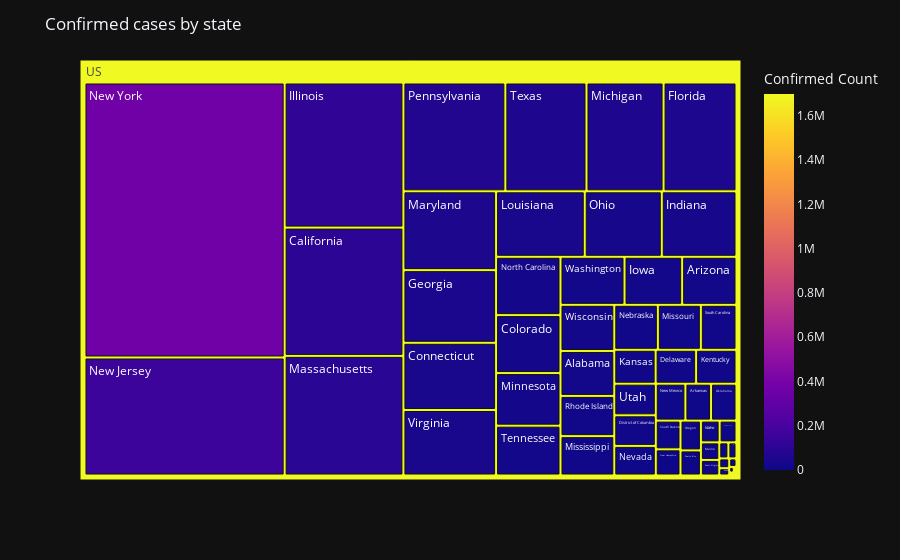

Notebook code for this chart:
### Code cell
fig = go.Figure()
fig = px.treemap(grouped_states_total, path=['Country','Province_State'], 
                 values='Confirmed Count', color='Confirmed Count', color_continuous_scale='Plasma')
fig.update_layout(template='plotly_dark', title='Confirmed cases by state')
fig.show()

### Figure 1 — Plotly figure (JSON) as saved in the notebook; plotly's stock layout.template omitted (floating-point values rounded to 4 significant figures)
{"data": [{"branchvalues": "total", "customdata": [[16032], [411], [0], [17318], [6277], [101050], [24754], [41288], [9096], [49], [8406], [52634], [44638], [103], [170], [644], [2699], [114306], [32437], [18369], [9291], [9077], [38497], [2137], [48423], [94220], [55608], [22464], [14044], [12816], [481], [12984], [8150], [4286], [156628], [7252], [364965], [24916], [2439], [22], [33439], [6229], [4038], [73557], [3397], [14353], [10623], [4710], [21285], [58542], [8706], [971], [69], [40249], [20406], [1899], [16462], [860], [1699176]], "domain": {"x": [0, 1], "y": [0, 1]}, "hoverlabel": {"namelength": 0}, "hovertemplate": "Confirmed Count=%{color}<br>labels=%{label}<br>parent=%{parent}<br>id=%{id}", "ids": ["US/Alabama", "US/Alaska", "US/American Samoa", "US/Arizona", "US/Arkansas", "US/California", "US/Colorado", "US/Connecticut", "US/Delaware", "US/Diamond Princess", "US/District of Columbia", "US/Florida", "US/Georgia", "US/Grand Princess", "US/Guam", "US/Hawaii", "US/Idaho", "US/Illinois", "US/Indiana", "US/Iowa", "US/Kansas", "US/Kentucky", "US/Louisiana", "US/Maine", "US/Maryland", "US/Massachusetts", "US/Michigan", "US/Minnesota", "US/Mississippi", "US/Missouri", "US/Montana", "US/Nebraska", "US/Nevada", "US/New Hampshire", "US/New Jersey", "US/New Mexico", "US/New York", "US/North Carolina", "US/North Dakota", "US/Northern Mariana Islands", "US/Ohio", "US/Oklahoma", "US/Oregon", "US/Pennsylvania", "US/Puerto Rico", "US/Rhode Island", "US/South Carolina", "US/South Dakota", "US/Tennessee", "US/Texas", "US/Utah", "US/Vermont", "US/Virgin Islands", "US/Virginia", "US/Washington", "US/West Virginia", "US/Wisconsin", "US/Wyoming", "US"], "labels": ["Alabama", "Alaska", "American Samoa", "Arizona", "Arkansas", "California", "Colorado", "Connecticut", "Delaware", "Diamond Princess", "District of Columbia", "Florida", "Georgia", "Grand Princess", "Guam", "Hawaii", "Idaho", "Illinois", "Indiana", "Iowa", "Kansas", "Kentucky", "Louisiana", "Maine", "Maryland", "Massachusetts", "Michigan", "Minnesota", "Mississippi", "Missouri", "Montana", "Nebraska", "Nevada", "New Hampshire", "New Jersey", "New Mexico", "New York", "North Carolina", "North Dakota", "Northern Mariana Islands", "Ohio", "Oklahoma", "Oregon", "Pennsylvania", "Puerto Rico", "Rhode Island", "South Carolina", "South Dakota", "Tennessee", "Texas", "Utah", "Vermont", "Virgin Islands", "Virginia", "Washington", "West Virginia", "Wisconsin", "Wyoming", "US"], "marker": {"coloraxis": "coloraxis", "colors": [16032, 411, 0, 17318, 6277, 101050, 24754, 41288, 9096, 49, 8406, 52634, 44638, 103, 170, 644, 2699, 114306, 32437, 18369, 9291, 9077, 38497, 2137, 48423, 94220, 55608, 22464, 14044, 12816, 481, 12984, 8150, 4286, 156628, 7252, 364965, 24916, 2439, 22, 33439, 6229, 4038, 73557, 3397, 14353, 10623, 4710, 21285, 58542, 8706, 971, 69, 40249, 20406, 1899, 16462, 860, 1699176]}, "name": "", "parents": ["US", "US", "US", "US", "US", "US", "US", "US", "US", "US", "US", "US", "US", "US", "US", "US", "US", "US", "US", "US", "US", "US", "US", "US", "US", "US", "US", "US", "US", "US", "US", "US", "US", "US", "US", "US", "US", "US", "US", "US", "US", "US", "US", "US", "US", "US", "US", "US", "US", "US", "US", "US", "US", "US", "US", "US", "US", "US", ""], "type": "treemap", "values": [16032, 411, 0, 17318, 6277, 101050, 24754, 41288, 9096, 49, 8406, 52634, 44638, 103, 170, 644, 2699, 114306, 32437, 18369, 9291, 9077, 38497, 2137, 48423, 94220, 55608, 22464, 14044, 12816, 481, 12984, 8150, 4286, 156628, 7252, 364965, 24916, 2439, 22, 33439, 6229, 4038, 73557, 3397, 14353, 10623, 4710, 21285, 58542, 8706, 971, 69, 40249, 20406, 1899, 16462, 860, 1699176]}], "layout": {"coloraxis": {"colorbar": {"title": {"text": "Confirmed Count"}}, "colorscale": [[0, "#0d0887"], [0.1111, "#46039f"], [0.2222, "#7201a8"], [0.3333, "#9c179e"], [0.4444, "#bd3786"], [0.5556, "#d8576b"], [0.6667, "#ed7953"], [0.7778, "#fb9f3a"], [0.8889, "#fdca26"], [1, "#f0f921"]]}, "legend": {"tracegroupgap": 0}, "margin": {"t": 60}, "title": {"text": "Confirmed cases by state"}}}
